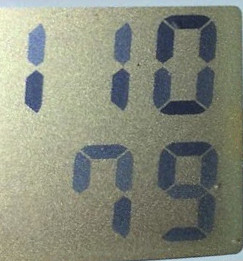
#> input picture example.jpg, 243 x 261 px
$ python recognize_digits.py
#> lines starting #> are read from the running program, lines starting #| are printed output that depends on the picture
from imutils.perspective import four_point_transform
from imutils import contours
import imutils
import cv2
from matplotlib import pyplot as plt
import numpy as np

DIGITS_LOOKUP = DIGITS_LOOKUP = {
    (1, 1, 1, 0, 1, 1, 1): 0,
    (0, 0, 1, 0, 0, 1, 0): 1,
    (1, 0, 1, 1, 1, 1, 0): 2,
    (1, 0, 1, 1, 0, 1, 1): 3,
    (0, 1, 1, 1, 0, 1, 0): 4,
    (1, 1, 0, 1, 0, 1, 1): 5,
    (1, 1, 0, 1, 1, 1, 1): 6,
    (1, 0, 1, 0, 0, 1, 0): 7,
    (1, 1, 1, 1, 1, 1, 1): 8,
    (1, 1, 1, 1, 0, 1, 1): 9
}

# load image
image = cv2.imread("example.jpg")
#> image is the input picture: shape (261, 243, 3); mean B, G, R 123.9, 139, 134.9

# [50 lines of commented-out code are left out]
mask = np.zeros(image.shape[:2], np.uint8)

bgdModel = np.zeros((1, 65), np.float64) # background
fgdModel = np.zeros((1, 65), np.float64)

rect = (22, 13, 200, 230) # x, y, w, h

cv2.grabCut(image, mask, rect, bgdModel, fgdModel, 3, cv2.GC_INIT_WITH_RECT)

mask2 = np.where((mask==2)|(mask==0), 0, 1).astype('uint8')
img = image * mask2[:, :, np.newaxis]
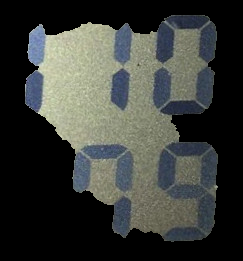
#> img: shape (261, 243, 3); mean B, G, R 56.8, 60.9, 58.2

cv2.imwrite("img.jpg", img) # debug

plt.imshow(cv2.cvtColor(img, cv2.COLOR_BGR2RGB))
plt.show()
